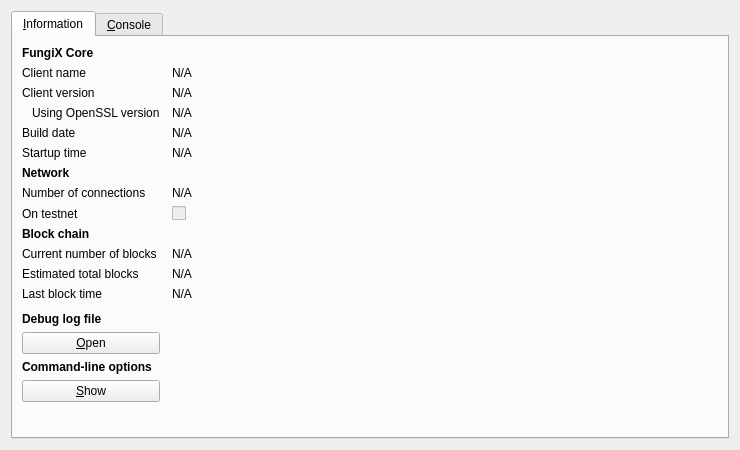
<?xml version="1.0" encoding="UTF-8"?>
<ui version="4.0">
 <class>RPCConsole</class>
 <widget class="QDialog" name="RPCConsole">
  <property name="geometry">
   <rect>
    <x>0</x>
    <y>0</y>
    <width>740</width>
    <height>450</height>
   </rect>
  </property>
  <property name="windowTitle">
   <string>FungiX - Debug window</string>
  </property>
  <layout class="QVBoxLayout" name="verticalLayout_2">
   <item>
    <widget class="QTabWidget" name="tabWidget">
     <property name="currentIndex">
      <number>0</number>
     </property>
     <widget class="QWidget" name="tab_info">
      <attribute name="title">
       <string>&amp;Information</string>
      </attribute>
      <layout class="QGridLayout" name="gridLayout" columnstretch="0,1">
       <property name="horizontalSpacing">
        <number>12</number>
       </property>
       <item row="0" column="0">
        <widget class="QLabel" name="label_9">
         <property name="font">
          <font>
           <weight>75</weight>
           <bold>true</bold>
          </font>
         </property>
         <property name="text">
          <string>FungiX Core</string>
         </property>
        </widget>
       </item>
       <item row="1" column="0">
        <widget class="QLabel" name="label_5">
         <property name="text">
          <string>Client name</string>
         </property>
        </widget>
       </item>
       <item row="1" column="1">
        <widget class="QLabel" name="clientName">
         <property name="cursor">
          <cursorShape>IBeamCursor</cursorShape>
         </property>
         <property name="text">
          <string>N/A</string>
         </property>
         <property name="textFormat">
          <enum>Qt::PlainText</enum>
         </property>
         <property name="textInteractionFlags">
          <set>Qt::LinksAccessibleByMouse|Qt::TextSelectableByKeyboard|Qt::TextSelectableByMouse</set>
         </property>
        </widget>
       </item>
       <item row="2" column="0">
        <widget class="QLabel" name="label_6">
         <property name="text">
          <string>Client version</string>
         </property>
        </widget>
       </item>
       <item row="2" column="1">
        <widget class="QLabel" name="clientVersion">
         <property name="cursor">
          <cursorShape>IBeamCursor</cursorShape>
         </property>
         <property name="text">
          <string>N/A</string>
         </property>
         <property name="textFormat">
          <enum>Qt::PlainText</enum>
         </property>
         <property name="textInteractionFlags">
          <set>Qt::LinksAccessibleByMouse|Qt::TextSelectableByKeyboard|Qt::TextSelectableByMouse</set>
         </property>
        </widget>
       </item>
       <item row="3" column="0">
        <widget class="QLabel" name="label_14">
         <property name="text">
          <string>Using OpenSSL version</string>
         </property>
         <property name="indent">
          <number>10</number>
         </property>
        </widget>
       </item>
       <item row="3" column="1">
        <widget class="QLabel" name="openSSLVersion">
         <property name="cursor">
          <cursorShape>IBeamCursor</cursorShape>
         </property>
         <property name="text">
          <string>N/A</string>
         </property>
         <property name="textFormat">
          <enum>Qt::PlainText</enum>
         </property>
         <property name="textInteractionFlags">
          <set>Qt::LinksAccessibleByMouse|Qt::TextSelectableByKeyboard|Qt::TextSelectableByMouse</set>
         </property>
        </widget>
       </item>
       <item row="4" column="0">
        <widget class="QLabel" name="label_12">
         <property name="text">
          <string>Build date</string>
         </property>
        </widget>
       </item>
       <item row="4" column="1">
        <widget class="QLabel" name="buildDate">
         <property name="cursor">
          <cursorShape>IBeamCursor</cursorShape>
         </property>
         <property name="text">
          <string>N/A</string>
         </property>
         <property name="textFormat">
          <enum>Qt::PlainText</enum>
         </property>
         <property name="textInteractionFlags">
          <set>Qt::LinksAccessibleByMouse|Qt::TextSelectableByKeyboard|Qt::TextSelectableByMouse</set>
         </property>
        </widget>
       </item>
       <item row="5" column="0">
        <widget class="QLabel" name="label_13">
         <property name="text">
          <string>Startup time</string>
         </property>
        </widget>
       </item>
       <item row="5" column="1">
        <widget class="QLabel" name="startupTime">
         <property name="cursor">
          <cursorShape>IBeamCursor</cursorShape>
         </property>
         <property name="text">
          <string>N/A</string>
         </property>
         <property name="textFormat">
          <enum>Qt::PlainText</enum>
         </property>
         <property name="textInteractionFlags">
          <set>Qt::LinksAccessibleByMouse|Qt::TextSelectableByKeyboard|Qt::TextSelectableByMouse</set>
         </property>
        </widget>
       </item>
       <item row="6" column="0">
        <widget class="QLabel" name="label_11">
         <property name="font">
          <font>
           <weight>75</weight>
           <bold>true</bold>
          </font>
         </property>
         <property name="text">
          <string>Network</string>
         </property>
        </widget>
       </item>
       <item row="7" column="0">
        <widget class="QLabel" name="label_7">
         <property name="text">
          <string>Number of connections</string>
         </property>
        </widget>
       </item>
       <item row="7" column="1">
        <widget class="QLabel" name="numberOfConnections">
         <property name="cursor">
          <cursorShape>IBeamCursor</cursorShape>
         </property>
         <property name="text">
          <string>N/A</string>
         </property>
         <property name="textFormat">
          <enum>Qt::PlainText</enum>
         </property>
         <property name="textInteractionFlags">
          <set>Qt::LinksAccessibleByMouse|Qt::TextSelectableByKeyboard|Qt::TextSelectableByMouse</set>
         </property>
        </widget>
       </item>
       <item row="8" column="0">
        <widget class="QLabel" name="label_8">
         <property name="text">
          <string>On testnet</string>
         </property>
        </widget>
       </item>
       <item row="8" column="1">
        <widget class="QCheckBox" name="isTestNet">
         <property name="enabled">
          <bool>false</bool>
         </property>
         <property name="text">
          <string/>
         </property>
        </widget>
       </item>
       <item row="9" column="0">
        <widget class="QLabel" name="label_10">
         <property name="font">
          <font>
           <weight>75</weight>
           <bold>true</bold>
          </font>
         </property>
         <property name="text">
          <string>Block chain</string>
         </property>
        </widget>
       </item>
       <item row="10" column="0">
        <widget class="QLabel" name="label_3">
         <property name="text">
          <string>Current number of blocks</string>
         </property>
        </widget>
       </item>
       <item row="10" column="1">
        <widget class="QLabel" name="numberOfBlocks">
         <property name="cursor">
          <cursorShape>IBeamCursor</cursorShape>
         </property>
         <property name="text">
          <string>N/A</string>
         </property>
         <property name="textFormat">
          <enum>Qt::PlainText</enum>
         </property>
         <property name="textInteractionFlags">
          <set>Qt::LinksAccessibleByMouse|Qt::TextSelectableByKeyboard|Qt::TextSelectableByMouse</set>
         </property>
        </widget>
       </item>
       <item row="11" column="0">
        <widget class="QLabel" name="label_4">
         <property name="text">
          <string>Estimated total blocks</string>
         </property>
        </widget>
       </item>
       <item row="11" column="1">
        <widget class="QLabel" name="totalBlocks">
         <property name="cursor">
          <cursorShape>IBeamCursor</cursorShape>
         </property>
         <property name="text">
          <string>N/A</string>
         </property>
         <property name="textFormat">
          <enum>Qt::PlainText</enum>
         </property>
         <property name="textInteractionFlags">
          <set>Qt::LinksAccessibleByMouse|Qt::TextSelectableByKeyboard|Qt::TextSelectableByMouse</set>
         </property>
        </widget>
       </item>
       <item row="12" column="0">
        <widget class="QLabel" name="label_2">
         <property name="text">
          <string>Last block time</string>
         </property>
        </widget>
       </item>
       <item row="12" column="1">
        <widget class="QLabel" name="lastBlockTime">
         <property name="cursor">
          <cursorShape>IBeamCursor</cursorShape>
         </property>
         <property name="text">
          <string>N/A</string>
         </property>
         <property name="textFormat">
          <enum>Qt::PlainText</enum>
         </property>
         <property name="textInteractionFlags">
          <set>Qt::LinksAccessibleByMouse|Qt::TextSelectableByKeyboard|Qt::TextSelectableByMouse</set>
         </property>
        </widget>
       </item>
       <item row="13" column="0">
        <spacer name="verticalSpacer_2">
         <property name="orientation">
          <enum>Qt::Vertical</enum>
         </property>
         <property name="sizeHint" stdset="0">
          <size>
           <width>20</width>
           <height>20</height>
          </size>
         </property>
        </spacer>
       </item>
       <item row="14" column="0">
        <widget class="QLabel" name="labelDebugLogfile">
         <property name="font">
          <font>
           <weight>75</weight>
           <bold>true</bold>
          </font>
         </property>
         <property name="text">
          <string>Debug log file</string>
         </property>
        </widget>
       </item>
       <item row="15" column="0">
        <widget class="QPushButton" name="openDebugLogfileButton">
         <property name="toolTip">
          <string>Open the FungiX debug log file from the current data directory. This can take a few seconds for large log files.</string>
         </property>
         <property name="text">
          <string>&amp;Open</string>
         </property>
         <property name="autoDefault">
          <bool>false</bool>
         </property>
        </widget>
       </item>
       <item row="16" column="0">
        <widget class="QLabel" name="labelCLOptions">
         <property name="font">
          <font>
           <weight>75</weight>
           <bold>true</bold>
          </font>
         </property>
         <property name="text">
          <string>Command-line options</string>
         </property>
        </widget>
       </item>
       <item row="17" column="0">
        <widget class="QPushButton" name="showCLOptionsButton">
         <property name="toolTip">
          <string>Show the FungiX-Qt help message to get a list with possible FungiX command-line options.</string>
         </property>
         <property name="text">
          <string>&amp;Show</string>
         </property>
         <property name="autoDefault">
          <bool>false</bool>
         </property>
        </widget>
       </item>
       <item row="18" column="0">
        <spacer name="verticalSpacer">
         <property name="orientation">
          <enum>Qt::Vertical</enum>
         </property>
         <property name="sizeHint" stdset="0">
          <size>
           <width>20</width>
           <height>40</height>
          </size>
         </property>
        </spacer>
       </item>
      </layout>
     </widget>
     <widget class="QWidget" name="tab_console">
      <attribute name="title">
       <string>&amp;Console</string>
      </attribute>
      <layout class="QVBoxLayout" name="verticalLayout_3">
       <property name="spacing">
        <number>3</number>
       </property>
       <item>
        <widget class="QTextEdit" name="messagesWidget">
         <property name="minimumSize">
          <size>
           <width>0</width>
           <height>100</height>
          </size>
         </property>
         <property name="readOnly">
          <bool>true</bool>
         </property>
         <property name="tabKeyNavigation" stdset="0">
          <bool>false</bool>
         </property>
         <property name="columnCount" stdset="0">
          <number>2</number>
         </property>
        </widget>
       </item>
       <item>
        <layout class="QHBoxLayout" name="horizontalLayout">
         <property name="spacing">
          <number>3</number>
         </property>
         <item>
          <widget class="QLabel" name="label">
           <property name="text">
            <string notr="true">&gt;</string>
           </property>
          </widget>
         </item>
         <item>
          <widget class="QLineEdit" name="lineEdit"/>
         </item>
         <item>
          <widget class="QPushButton" name="clearButton">
           <property name="maximumSize">
            <size>
             <width>24</width>
             <height>24</height>
            </size>
           </property>
           <property name="toolTip">
            <string>Clear console</string>
           </property>
           <property name="text">
            <string/>
           </property>
           <property name="icon">
            <iconset resource="../bitcoin.qrc">
             <normaloff>:/icons/remove</normaloff>:/icons/remove</iconset>
           </property>
           <property name="shortcut">
            <string notr="true">Ctrl+L</string>
           </property>
           <property name="autoDefault">
            <bool>false</bool>
           </property>
          </widget>
         </item>
        </layout>
       </item>
      </layout>
     </widget>
    </widget>
   </item>
  </layout>
 </widget>
 <resources>
  <include location="../bitcoin.qrc"/>
 </resources>
 <connections/>
</ui>
